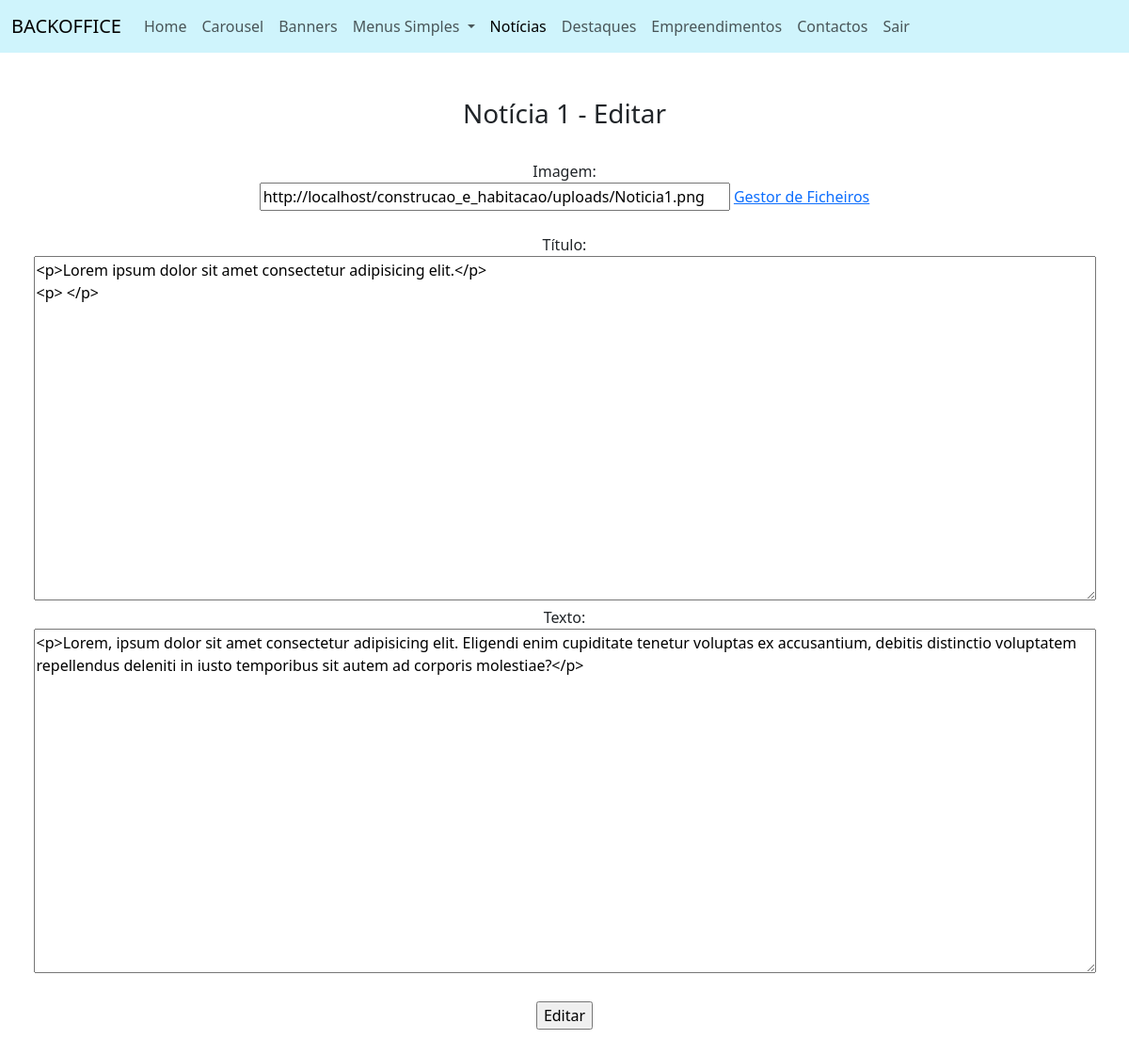
Screenshot of /backoffice/noticias_editar.php?id=1 (signed in) with the database file from the repository.
### tables this page shows
CREATE TABLE `noticias` (
  `id` int(11) NOT NULL,
  `título` varchar(500) NOT NULL,
  `texto` longtext NOT NULL,
  `imagem` varchar(1000) NOT NULL
);

### backoffice/noticias_editar.php (called while the page is built, shortened)
<?php
require("componentes/header.php");
require("views/noticias_editar_view.php");
require("componentes/footer.php");
?>

### helpers/base_dados_helper.php (called while the page is built, shortened)
<?php
$conexao = new PDO("mysql:host=localhost;dbname=construcao_e_habitacao_bd;charset=utf8mb4", "root", "");
function selectSQLUnico($sql){
    global $conexao;
    $pesquisa = $conexao->query($sql);
    $resultado = $pesquisa->fetch(PDO::FETCH_ASSOC);
    return $resultado;
}
?>

### helpers/noticias_helper.php (called while the page is built, shortened)
<?php
function getNoticiasEspecificas($id){
    $resultado = selectSQLUnico("SELECT * FROM noticias WHERE id= $id");
    return $resultado;
}
?>

### backoffice/views/noticias_editar_view.php (the view, shortened to what this page needs)
<?php
$form = isset($_GET["id"]);
if($form){
    $id = $_GET["id"];
    $noticia_especifica = getNoticiasEspecificas($id);
}
?>
<main class="conatiner my-5 text-center">
    <main class="conatiner my-5 text-center">
        <div class="row m-0">
            <div class="col-12">
                <h3>Notícia <?= $noticia_especifica["id"]; ?> - Editar</h3>
            </div>
        </div>
        <div class="row mx-0 mt-4">
            <form class="col-12">
                <label for="imagem">Imagem: </label><br>
                <input type="text" name="imagem" id="imagem" required style="width:500px;" value="<?= $noticia_especifica["imagem"]; ?>">
                <a target="_blank" href="http://localhost/construcao_e_habitacao/backoffice/tinyfilemanager/tinyfilemanager-master/tinyfilemanager.php?p=">Gestor de Ficheiros</a>
                <br><br>
                <label for="titulo">Título: </label><br>
                <textarea name="título" id="titulo" cols="120" rows="15"><?= $noticia_especifica["título"]; ?></textarea>
                <label for="texto">Texto: </label><br>
                <textarea name="texto" id="texto" cols="120" rows="15"><?= $noticia_especifica["texto"]; ?></textarea>
                <br><br>
                <input type="submit" value="Editar">
            </form>
        </div>
    </main>

### rows the page displays
noticias: id "1", imagem "http://localhost/construcao_e_habitacao/uploads/Noticia1.png", título "<p>Lorem ipsum dolor sit amet consectetur adipisicing elit.</p> <p> </p>", texto "<p>Lorem, ipsum dolor sit amet consectetur adipisicing elit. Eligendi enim cupiditate tenetur voluptas ex accusantium, debitis distinctio voluptatem repellendus deleniti in iusto temporibus sit autem ad corporis molestiae?</p>"
